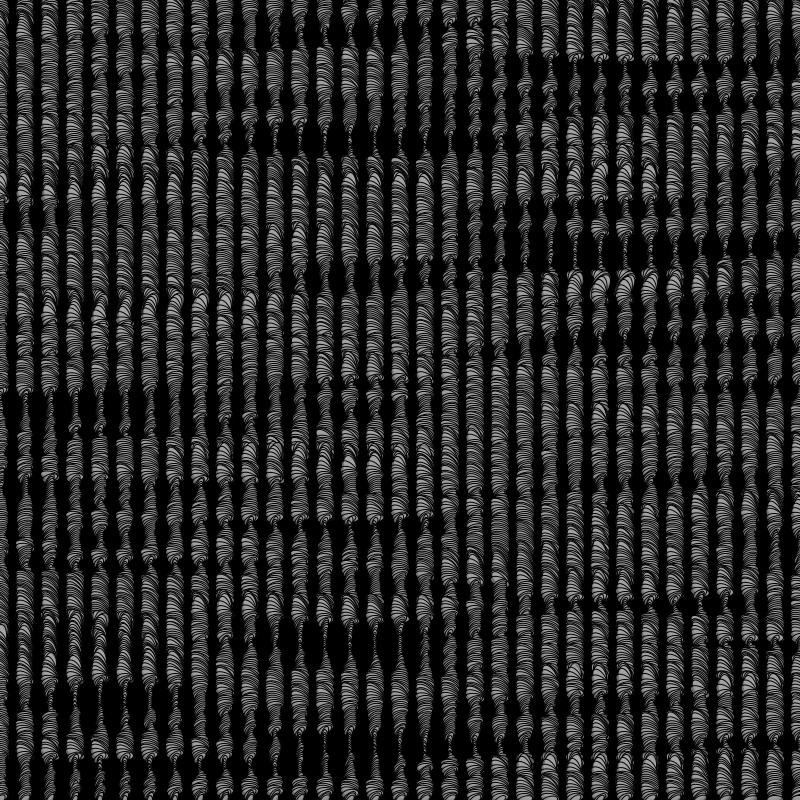
Frame 1 (no input)
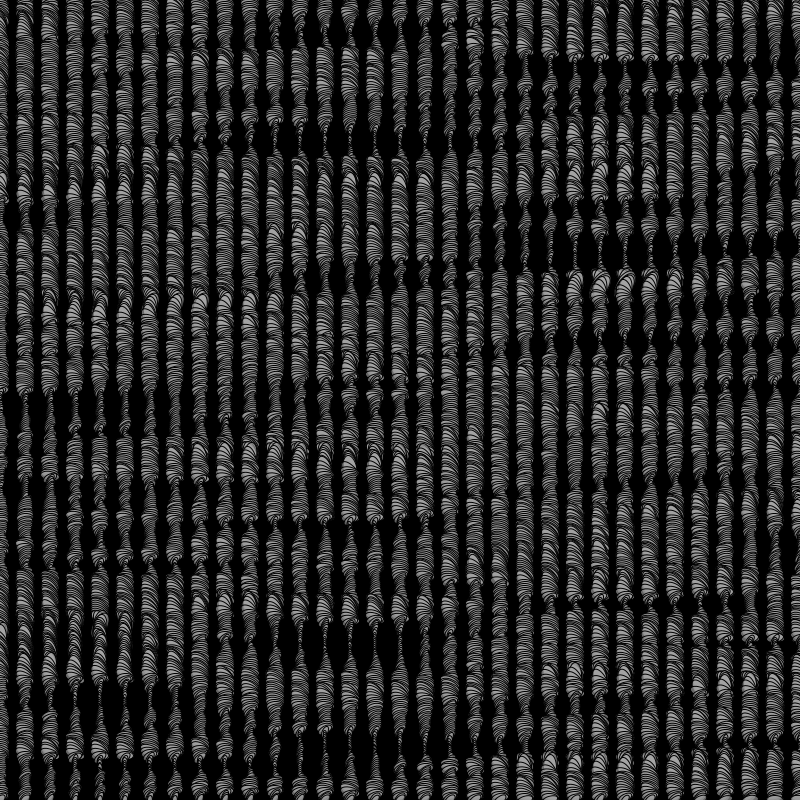
Frame 2 (the mouse pressed at the canvas centre, redrawn once)

The Processing sketch that drew these frames (run headless with seeded random() and noise(); the mouse was pressed at the canvas centre and the sketch redrawn once):

// Processing sketch: sketch_200804a
// ── sketch_200804a.pde
float xstart, xnoise, ystart, ynoise;

void setup() {
  size(800,800);
  smooth();
  background(0);
  
  frameRate(24);
  
  xstart = random(10);
  ystart = random(10);
}

void draw() {
  background(0);
  
  xstart += 0.01;
  ystart += 0.01;
  
  xnoise = xstart;
  ynoise = ystart;
  
  for(int y=0; y <= height; y +=2) {
    ynoise += 0.1;
    xnoise = xstart;
    
    for(int x = 0; x <= width; x +=25) {
      xnoise += 0.1;
      drawPoint(x,y, noise(xnoise, ynoise));
    }
  }
  noLoop();
  save(random(1000)+".png");
}

void drawPoint(float x, float y, float noiseFactor){
  pushMatrix();
  translate(x,y);
  rotate(noiseFactor*radians(360));
  float edgeSize = noiseFactor * 35;
  float grey = 150 + (noiseFactor * 20);
  float alph = 150 + (noiseFactor * 20);
  fill(grey, alph);
  ellipse(0,0, edgeSize, edgeSize/2);
  popMatrix();
}
